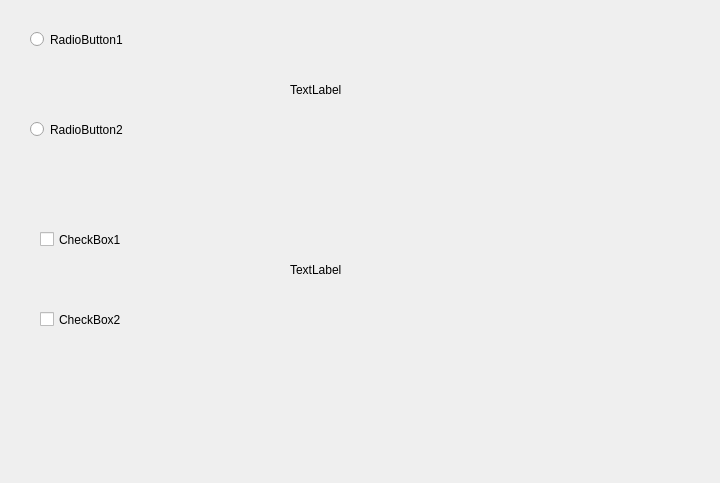
<?xml version="1.0" encoding="UTF-8"?>
<ui version="4.0">
 <class>Widget</class>
 <widget class="QWidget" name="Widget">
  <property name="geometry">
   <rect>
    <x>0</x>
    <y>0</y>
    <width>720</width>
    <height>483</height>
   </rect>
  </property>
  <property name="windowTitle">
   <string>Widget</string>
  </property>
  <widget class="QRadioButton" name="radioButton1">
   <property name="geometry">
    <rect>
     <x>30</x>
     <y>30</y>
     <width>121</width>
     <height>19</height>
    </rect>
   </property>
   <property name="text">
    <string>RadioButton1</string>
   </property>
  </widget>
  <widget class="QRadioButton" name="radioButton2">
   <property name="geometry">
    <rect>
     <x>30</x>
     <y>120</y>
     <width>121</width>
     <height>19</height>
    </rect>
   </property>
   <property name="text">
    <string>RadioButton2</string>
   </property>
  </widget>
  <widget class="QCheckBox" name="checkBox1">
   <property name="geometry">
    <rect>
     <x>40</x>
     <y>230</y>
     <width>101</width>
     <height>19</height>
    </rect>
   </property>
   <property name="text">
    <string>CheckBox1</string>
   </property>
  </widget>
  <widget class="QCheckBox" name="checkBox2">
   <property name="geometry">
    <rect>
     <x>40</x>
     <y>310</y>
     <width>101</width>
     <height>19</height>
    </rect>
   </property>
   <property name="text">
    <string>CheckBox2</string>
   </property>
  </widget>
  <widget class="QLabel" name="label">
   <property name="geometry">
    <rect>
     <x>290</x>
     <y>80</y>
     <width>200</width>
     <height>20</height>
    </rect>
   </property>
   <property name="text">
    <string>TextLabel</string>
   </property>
  </widget>
  <widget class="QLabel" name="label_2">
   <property name="geometry">
    <rect>
     <x>290</x>
     <y>250</y>
     <width>200</width>
     <height>40</height>
    </rect>
   </property>
   <property name="text">
    <string>TextLabel</string>
   </property>
  </widget>
 </widget>
 <layoutdefault spacing="6" margin="11"/>
 <resources/>
 <connections/>
</ui>
